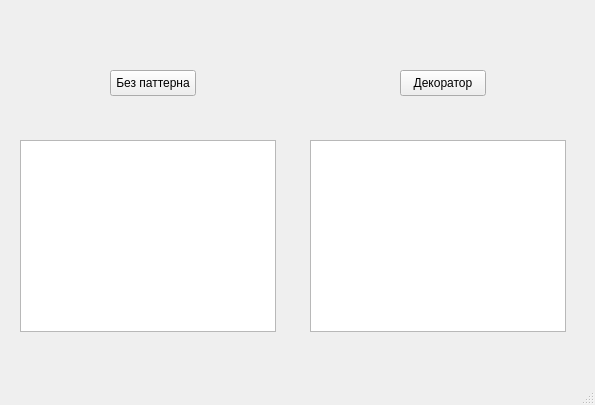
<?xml version="1.0" encoding="UTF-8"?>
<ui version="4.0">
 <class>MainWindow</class>
 <widget class="QMainWindow" name="MainWindow">
  <property name="geometry">
   <rect>
    <x>0</x>
    <y>0</y>
    <width>595</width>
    <height>405</height>
   </rect>
  </property>
  <property name="windowTitle">
   <string>MainWindow</string>
  </property>
  <widget class="QWidget" name="centralwidget">
   <widget class="QPushButton" name="pushButton">
    <property name="geometry">
     <rect>
      <x>110</x>
      <y>70</y>
      <width>86</width>
      <height>26</height>
     </rect>
    </property>
    <property name="text">
     <string>Без паттерна</string>
    </property>
   </widget>
   <widget class="QPushButton" name="pushButton_2">
    <property name="geometry">
     <rect>
      <x>400</x>
      <y>70</y>
      <width>86</width>
      <height>26</height>
     </rect>
    </property>
    <property name="text">
     <string>Декоратор</string>
    </property>
   </widget>
   <widget class="QTextBrowser" name="textBrowser">
    <property name="geometry">
     <rect>
      <x>310</x>
      <y>140</y>
      <width>256</width>
      <height>192</height>
     </rect>
    </property>
   </widget>
   <widget class="QTextBrowser" name="textBrowser_2">
    <property name="geometry">
     <rect>
      <x>20</x>
      <y>140</y>
      <width>256</width>
      <height>192</height>
     </rect>
    </property>
   </widget>
  </widget>
  <widget class="QMenuBar" name="menubar">
   <property name="geometry">
    <rect>
     <x>0</x>
     <y>0</y>
     <width>595</width>
     <height>23</height>
    </rect>
   </property>
  </widget>
  <widget class="QStatusBar" name="statusbar"/>
 </widget>
 <resources/>
 <connections/>
</ui>
